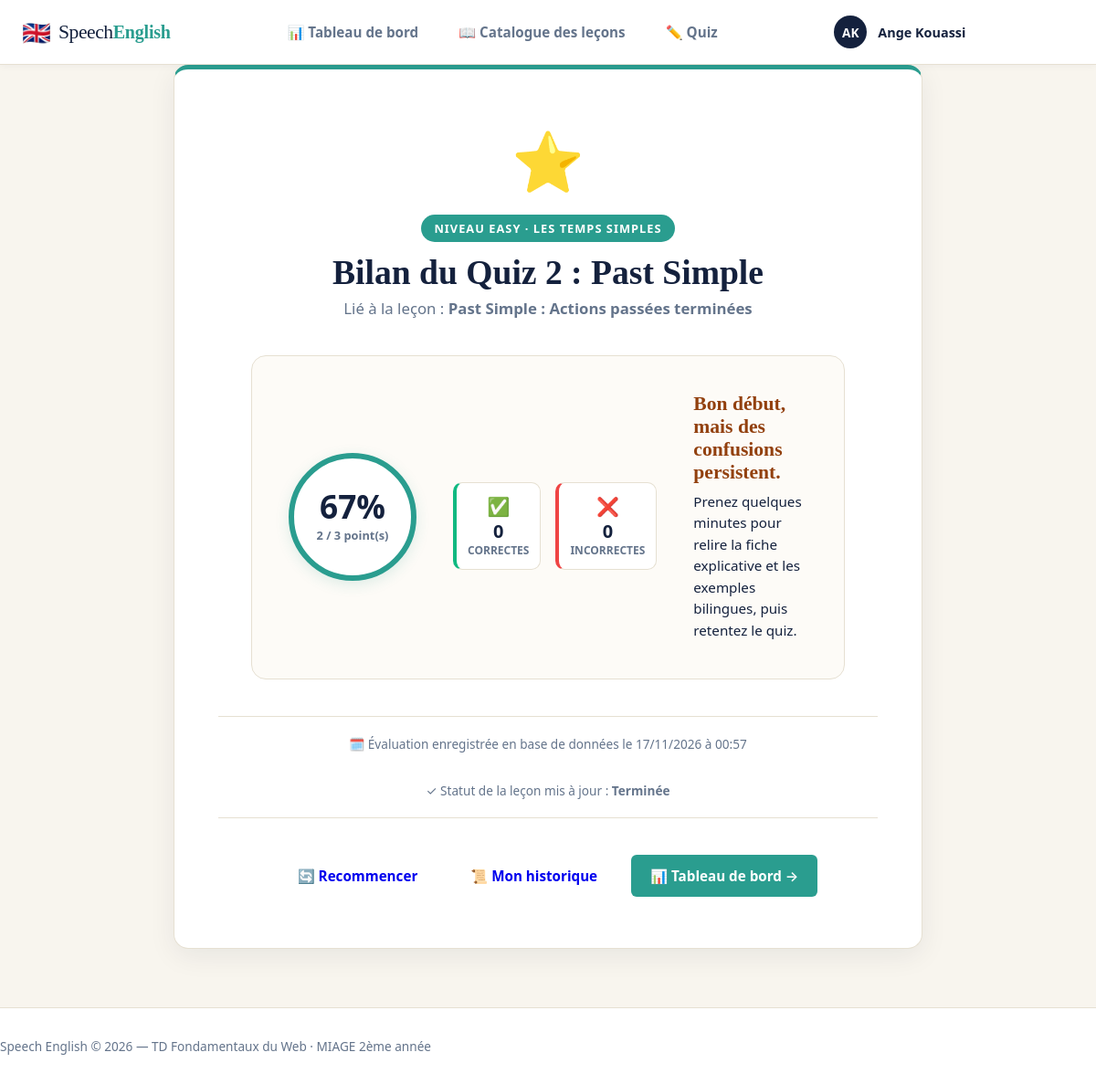
Before: /results/2 (signed in) with the older database file.
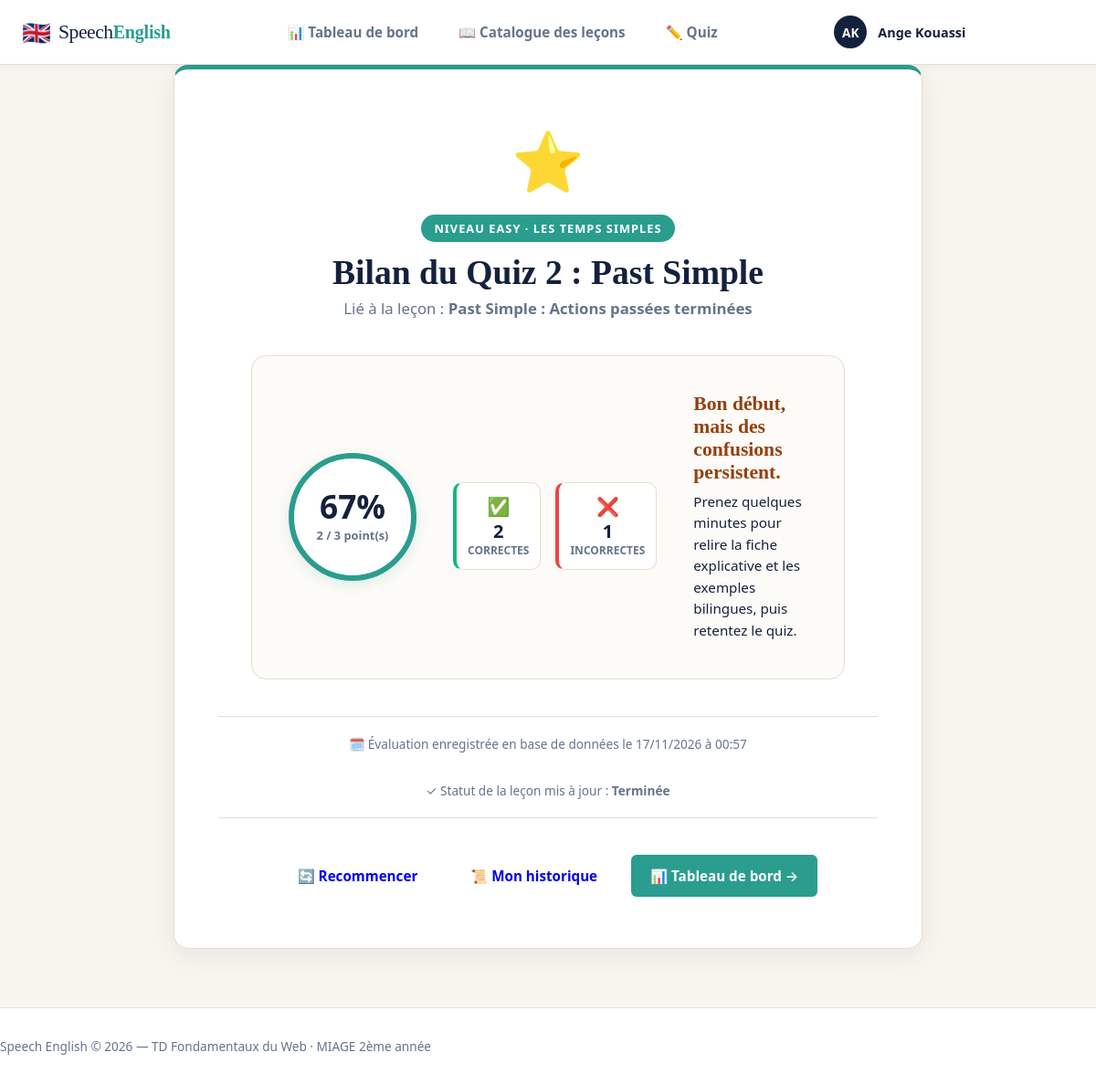
After: the same page with the newer database file.
### tables this page shows
CREATE TABLE `tentatives_quiz` (
    `id` INT UNSIGNED AUTO_INCREMENT PRIMARY KEY,
    `utilisateur_id` INT UNSIGNED NOT NULL,
    `quiz_id` INT UNSIGNED NOT NULL,
    `score_obtenu` INT UNSIGNED NOT NULL,
    `score_max` INT UNSIGNED NOT NULL,
    `bonnes_reponses` INT UNSIGNED NOT NULL DEFAULT 0,
    `mauvaises_reponses` INT UNSIGNED NOT NULL DEFAULT 0,
    `pourcentage` DECIMAL(5,2) NOT NULL COMMENT 'Score en pourcentage (ex: 80.00)',
    `date_tentative` DATETIME NOT NULL DEFAULT CURRENT_TIMESTAMP,
    CONSTRAINT `fk_tentatives_utilisateurs`
        FOREIGN KEY (`utilisateur_id`) REFERENCES `utilisateurs` (`id`)
        ON DELETE CASCADE ON UPDATE CASCADE,
    CONSTRAINT `fk_tentatives_quiz`
        FOREIGN KEY (`quiz_id`) REFERENCES `quiz` (`id`)
        ON DELETE CASCADE ON UPDATE CASCADE
);

CREATE TABLE `niveaux` (
    `id` INT UNSIGNED AUTO_INCREMENT PRIMARY KEY,
    `code` VARCHAR(20) NOT NULL UNIQUE COMMENT 'Identifiant court : easy, basic, hard',
    `titre` VARCHAR(100) NOT NULL,
    `description` TEXT NULL,
    `ordre` TINYINT UNSIGNED NOT NULL DEFAULT 1,
    `date_creation` DATETIME NOT NULL DEFAULT CURRENT_TIMESTAMP
);

CREATE TABLE `quiz` (
    `id` INT UNSIGNED AUTO_INCREMENT PRIMARY KEY,
    `lecon_id` INT UNSIGNED NOT NULL UNIQUE COMMENT 'Chaque leçon possède un quiz d évaluation unique',
    `titre` VARCHAR(150) NOT NULL,
    `description` TEXT NULL,
    `date_creation` DATETIME NOT NULL DEFAULT CURRENT_TIMESTAMP,
    CONSTRAINT `fk_quiz_lecons`
        FOREIGN KEY (`lecon_id`) REFERENCES `lecons` (`id`)
        ON DELETE CASCADE ON UPDATE CASCADE
);

CREATE TABLE `lecons` (
    `id` INT UNSIGNED AUTO_INCREMENT PRIMARY KEY,
    `niveau_id` INT UNSIGNED NOT NULL,
    `titre` VARCHAR(150) NOT NULL,
    `slug` VARCHAR(150) NOT NULL UNIQUE,
    `contenu` LONGTEXT NOT NULL COMMENT 'Règles, structures, exemples bilingues et remarques',
    `ordre` INT UNSIGNED NOT NULL DEFAULT 1,
    `date_creation` DATETIME NOT NULL DEFAULT CURRENT_TIMESTAMP,
    `date_mise_a_jour` DATETIME NULL DEFAULT NULL ON UPDATE CURRENT_TIMESTAMP,
    CONSTRAINT `fk_lecons_niveaux`
        FOREIGN KEY (`niveau_id`) REFERENCES `niveaux` (`id`)
        ON DELETE RESTRICT ON UPDATE CASCADE
);

### app/helpers/functions.php (called while the page is built, shortened)
<?php
function e($value): string
{
    return htmlspecialchars((string) $value, ENT_QUOTES, 'UTF-8');
}
function url(string $path = ''): string
{
    $scriptDir = dirname($_SERVER['SCRIPT_NAME'] ?? '');
    $base = ($scriptDir === '/' || $scriptDir === '\\') ? '' : rtrim($scriptDir, '/\\');
    $cleanPath = ltrim($path, '/');
    return $cleanPath === '' ? ($base ?: '/') : $base . '/' . $cleanPath;
}
function renderView(string $view, array $data = []): void
{
    extract($data);
    $viewPath = dirname(__DIR__) . DIRECTORY_SEPARATOR . 'views' . DIRECTORY_SEPARATOR . str_replace('/', DIRECTORY_SEPARATOR, $view) . '.php';
    require $viewPath;
}

### app/controllers/QuizController.php (called while the page is built, shortened)
<?php
class QuizController
{
    private Quiz $quizModel;
    private User $userModel;
    public function __construct()
    {
        $this->quizModel = new Quiz();
        $this->userModel = new User();
    }
    public function result(int $attemptId): void
    {
        $userId = $_SESSION['user_id'] ?? null;
        $user = $this->userModel->findById((int) $userId);
        $attempt = $this->quizModel->getAttemptDetails($attemptId, (int) $userId);
        renderView('quizzes/result', [
            'user'    => $user,
            'attempt' => $attempt,
        ]);
    }
}

### app/config/database.php (called while the page is built, shortened)
<?php
class Database
{
    private static ?PDO $connection = null;
    public static function getConnection(): PDO
    {
        if (self::$connection === null) {
            $host    = getenv('DB_HOST');
            $port    = getenv('DB_PORT') ?: '3306';
            $dbname  = getenv('DB_NAME');
            $user    = getenv('DB_USER');
            $pass    = getenv('DB_PASS');
            $charset = getenv('DB_CHARSET') ?: 'utf8mb4';
            $dsn = "mysql:host={$host};port={$port};dbname={$dbname};charset={$charset}";
            $options = [
                PDO::ATTR_ERRMODE            => PDO::ERRMODE_EXCEPTION,
                PDO::ATTR_DEFAULT_FETCH_MODE => PDO::FETCH_ASSOC,
                PDO::ATTR_EMULATE_PREPARES   => false,
                PDO::MYSQL_ATTR_INIT_COMMAND => "SET NAMES '{$charset}' COLLATE '{$charset}_unicode_ci'",
                PDO::ATTR_TIMEOUT            => 5,
            ];
            try {
                self::$connection = new PDO($dsn, $user, $pass !== false ? $pass : '', $options);
            } catch (PDOException $e) {
                error_log("[Database Connection Error] " . $e->getMessage());
                throw new RuntimeException(
                    "Erreur de connexion à la base de données : impossible d'établir la communication avec le serveur MySQL. " .
                    "Veuillez vérifier que le service MySQL est démarré et que les accès dans .env sont corrects."
                );
            }
        }
        return self::$connection;
    }
}

### app/models/User.php (called while the page is built, shortened)
<?php
class User
{
    private PDO $db;
    public function __construct()
    {
        $this->db = Database::getConnection();
    }
    public function findById(int $id): ?array
    {
        $sql = "SELECT id, nom, prenom, email, date_creation
                FROM utilisateurs
                WHERE id = :id
                LIMIT 1";
        $stmt = $this->db->prepare($sql);
        $stmt->execute(['id' => $id]);
        $user = $stmt->fetch();
        return $user ?: null;
    }
}

### app/models/Quiz.php (called while the page is built, shortened)
<?php
class Quiz
{
    private PDO $db;
    public function __construct()
    {
        $this->db = Database::getConnection();
    }
    public function getAttemptDetails(int $attemptId, int $userId): ?array
    {
        $sql = "
            SELECT
                t.id AS tentative_id,
                t.score_obtenu,
                t.score_max,
                t.bonnes_reponses,
                t.mauvaises_reponses,
                t.pourcentage,
                t.date_tentative,
                q.id AS quiz_id,
                q.titre AS quiz_titre,
                q.description AS quiz_description,
                l.id AS lecon_id,
                l.titre AS lecon_titre,
                n.code AS niveau_code,
                n.titre AS niveau_titre
            FROM tentatives_quiz t
            JOIN quiz q ON t.quiz_id = q.id
            JOIN lecons l ON q.lecon_id = l.id
            JOIN niveaux n ON l.niveau_id = n.id
            WHERE t.id = :tid AND t.utilisateur_id = :uid
            LIMIT 1
        ";
        $stmt = $this->db->prepare($sql);
        $stmt->execute(['tid' => $attemptId, 'uid' => $userId]);
        $attempt = $stmt->fetch();
        return $attempt ?: null;
    }
}

### app/views/quizzes/result.php (the view, shortened to what the changed rows need)
<!DOCTYPE html>
<html lang="fr">
<head>
    <link rel="stylesheet" href="<?= url('/assets/css/style.css') ?>">
</head>
<body class="dashboard-body">
    <header class="app-header">
        <div class="header-container">
            <div class="brand">
                <a href="<?= url('/dashboard') ?>" class="brand-link">
                    <span class="brand-flag">🇬🇧</span>
                    <span class="brand-name">Speech<strong>English</strong></span>
                </a>
            </div>
            <nav class="nav-links">
                <a href="<?= url('/dashboard') ?>" class="nav-link">📊 Tableau de bord</a>
                <a href="<?= url('/lessons') ?>" class="nav-link">📖 Catalogue des leçons</a>
                <a href="<?= url('/dashboard#quiz-section') ?>" class="nav-link">✏️ Quiz</a>
            </nav>
            <div class="header-user">
                <div class="user-avatar-badge">
                    <?= strtoupper(substr($user['prenom'], 0, 1) . substr($user['nom'], 0, 1)) ?>
                </div>
                <div class="user-meta">
                    <span class="user-greeting"><?= e($user['prenom']) ?> <?= e($user['nom']) ?></span>
                </div>
                <a href="<?= url('/logout') ?>" class="btn-logout" title="Déconnexion">Déconnexion</a>
            </div>
        </div>
    </header>
    <main class="dashboard-main">
        <div class="container quiz-container">
            <div class="result-card-wrap border-top-<?= e($attempt['niveau_code']) ?>">
                <div class="result-celebration-badge">
                    <?php if ($attempt['pourcentage'] >= 80): ?>
                        <span class="badge-icon-huge">🏆</span>
                    <?php elseif ($attempt['pourcentage'] >= 50): ?>
                        <span class="badge-icon-huge">⭐</span>
                    <?php else: ?>
                        <span class="badge-icon-huge">📖</span>
                    <?php endif; ?>
                </div>
                <div class="result-level-chip">
                    <span class="pill solid-<?= e($attempt['niveau_code']) ?>">
                        NIVEAU <?= strtoupper(e($attempt['niveau_code'])) ?> &middot; <?= e($attempt['niveau_titre']) ?>
                    </span>
                </div>
                <h1 class="result-title">Bilan du <?= e($attempt['quiz_titre']) ?></h1>
                <p class="result-lesson-ref">Lié à la leçon : <strong><?= e($attempt['lecon_titre']) ?></strong></p>
                <div class="result-score-box">
                    <div class="score-circle">
                        <span class="circle-number"><?= round($attempt['pourcentage']) ?>%</span>
                        <span class="circle-label"><?= $attempt['score_obtenu'] ?> / <?= $attempt['score_max'] ?> point(s)</span>
                    </div>
                    <div class="result-stats-row">
                        <div class="stat-item correct">
                            <span class="stat-icon">✅</span>
                            <span class="stat-value"><?= $attempt['bonnes_reponses'] ?></span>
                            <span class="stat-label">Correctes</span>
                        </div>
                        <div class="stat-item incorrect">
                            <span class="stat-icon">❌</span>
                            <span class="stat-value"><?= $attempt['mauvaises_reponses'] ?></span>
                            <span class="stat-label">Incorrectes</span>
                        </div>
                    </div>
                    <div class="result-feedback-message">
                        <?php if ($attempt['pourcentage'] == 100): ?>
                            <h3 class="feedback-heading success">Score parfait ! Félicitations !</h3>
                            <p class="feedback-text">
                                Vous maîtrisez parfaitement cette notion de grammaire. Votre progression a été enregistrée avec succès.
                            </p>
                        <?php elseif ($attempt['pourcentage'] >= 40): ?>
                            <h3 class="feedback-heading warning">Bon début, mais des confusions persistent.</h3>
                            <p class="feedback-text">
                                Prenez quelques minutes pour relire la fiche explicative et les exemples bilingues, puis retentez le quiz.
                            </p>
                        <?php endif; ?>
                    </div>
                </div>
                <div class="result-meta-footer">
                    <span>🗓️ Évaluation enregistrée en base de données le <?= date('d/m/Y à H:i', strtotime($attempt['date_tentative'])) ?></span>
                    <span>✓ Statut de la leçon mis à jour : <strong>Terminée</strong></span>
                </div>
                <div class="result-actions-deck">
                    <a href="<?= url('/quiz/' . $attempt['quiz_id']) ?>" class="btn btn-outline">
                        🔄 Recommencer
                    </a>
                    <a href="<?= url('/results') ?>" class="btn btn-secondary">
                        📜 Mon historique
                    </a>
                    <a href="<?= url('/dashboard') ?>" class="btn btn-primary">
                        📊 Tableau de bord &rarr;
                    </a>
                </div>
            </div>
        </div>
    </main>
    <footer class="app-footer">
        <div class="container text-center">
            <p>Speech English &copy; <?= date('Y') ?> — TD Fondamentaux du Web &middot; MIAGE 2ème année</p>
        </div>
    </footer>
</body>
</html>

Changed rows visible on the page:
changed tentatives_quiz "Quiz 2 : Past Simple": bonnes_reponses "0" → "2"; mauvaises_reponses "0" → "1"
